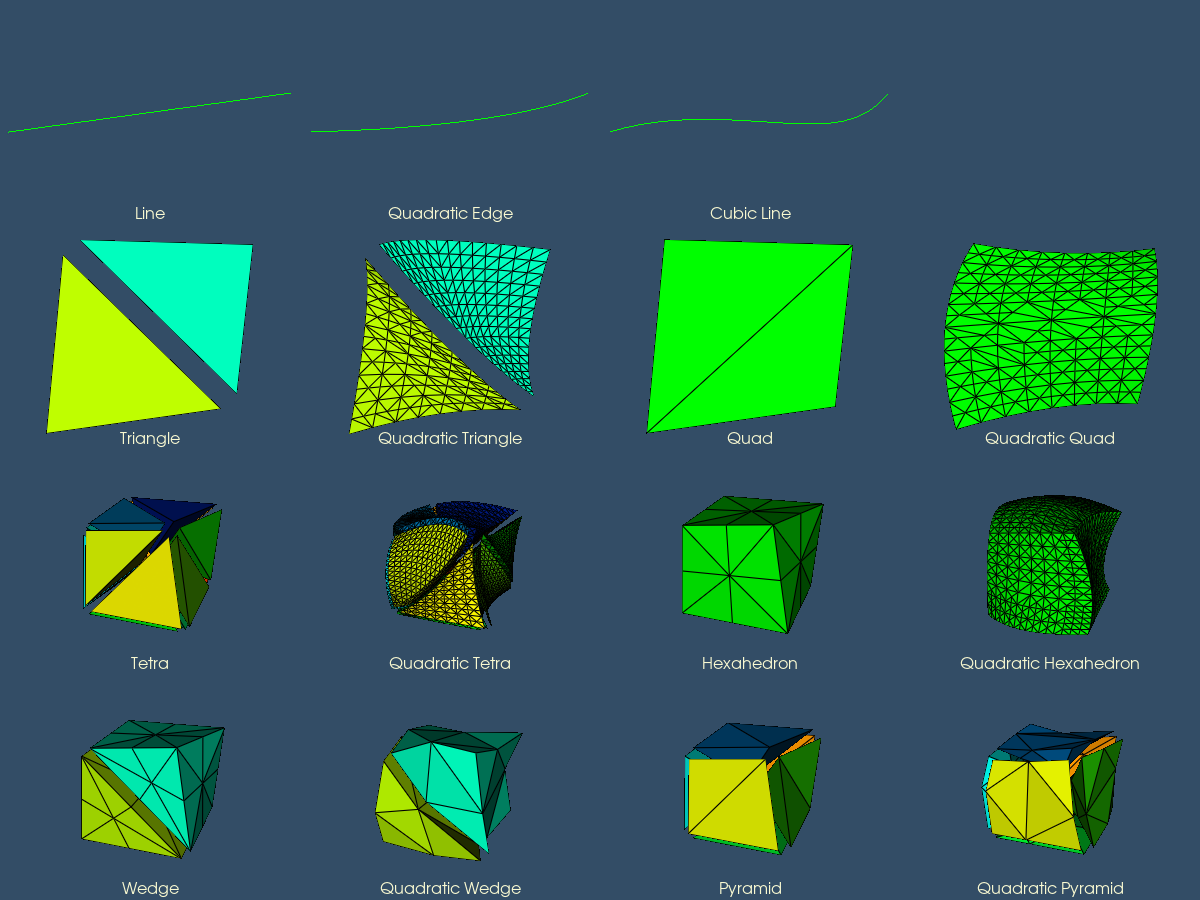

This figure's Python source:
#!/usr/bin/env python

# Demonstrate vtkCellTypeSource for all supported cell types: 1D lines,
# 2D triangles and quads, and 3D tetrahedra, hexahedra, wedges, and
# pyramids — both linear and quadratic variants. Each cell is generated,
# perturbed, shrunk, tessellated, and displayed in a labeled 4×4 grid
# of viewports, each with its own renderer.

# Factory overrides: importing these modules registers the OpenGL rendering,
# FreeType text rendering, and interaction style implementations.
import vtkmodules.vtkInteractionStyle  # noqa: F401
import vtkmodules.vtkRenderingFreeType  # noqa: F401
import vtkmodules.vtkRenderingOpenGL2  # noqa: F401
# VTK pipeline classes used in this example
from vtkmodules.vtkCommonCore import (
    vtkIntArray,
    vtkMinimalStandardRandomSequence,
    vtkPoints,
)
from vtkmodules.vtkCommonDataModel import (
    VTK_CUBIC_LINE,
    VTK_HEXAHEDRON,
    VTK_LINE,
    VTK_PYRAMID,
    VTK_QUAD,
    VTK_QUADRATIC_EDGE,
    VTK_QUADRATIC_HEXAHEDRON,
    VTK_QUADRATIC_PYRAMID,
    VTK_QUADRATIC_QUAD,
    VTK_QUADRATIC_TETRA,
    VTK_QUADRATIC_TRIANGLE,
    VTK_QUADRATIC_WEDGE,
    VTK_TETRA,
    VTK_TRIANGLE,
    VTK_WEDGE,
)
from vtkmodules.vtkFiltersGeneral import (
    vtkShrinkFilter,
    vtkTessellatorFilter,
)
from vtkmodules.vtkFiltersSources import vtkCellTypeSource
from vtkmodules.vtkRenderingCore import (
    vtkActor,
    vtkTextActor,
    vtkDataSetMapper,
    vtkRenderWindow,
    vtkRenderWindowInteractor,
    vtkRenderer,
)

# Colors (normalized RGB)
dark_blue_background_rgb = (0.2, 0.302, 0.4)

# ---------------------------------------------------------------------------
# Viewport grid: 4 columns × 4 rows, 15 cell types fill positions 0–14
#   Row 0 (top):    1D — Line, Quadratic Edge, Cubic Line, (empty)
#   Row 1:          2D — Triangle, Quadratic Triangle, Quad, Quadratic Quad
#   Row 2:          3D — Tetra, Quadratic Tetra, Hexahedron, Quadratic Hexahedron
#   Row 3 (bottom): 3D — Wedge, Quadratic Wedge, Pyramid, Quadratic Pyramid
# ---------------------------------------------------------------------------

# --- Row 0, Col 0: Line — Source, Filter, Mapper, Actor -------------------
line_source = vtkCellTypeSource()
line_source.SetCellType(VTK_LINE)
line_source.Update()

line_original_points = line_source.GetOutput().GetPoints()
line_points = vtkPoints()
line_points.SetNumberOfPoints(line_source.GetOutput().GetNumberOfPoints())
line_rng = vtkMinimalStandardRandomSequence()
line_rng.SetSeed(5070)
for i in range(line_points.GetNumberOfPoints()):
    line_perturbation = [0.0, 0.0, 0.0]
    for j in range(3):
        line_rng.Next()
        line_perturbation[j] = line_rng.GetRangeValue(-0.1, 0.1)
    line_current = [0.0, 0.0, 0.0]
    line_original_points.GetPoint(i, line_current)
    line_points.SetPoint(i,
                         line_current[0] + line_perturbation[0],
                         line_current[1] + line_perturbation[1],
                         line_current[2] + line_perturbation[2])
line_source.GetOutput().SetPoints(line_points)

line_num_cells = line_source.GetOutput().GetNumberOfCells()
line_id_array = vtkIntArray()
line_id_array.SetNumberOfTuples(line_num_cells)
for i in range(line_num_cells):
    line_id_array.InsertTuple1(i, i + 1)
line_id_array.SetName("Ids")
line_source.GetOutput().GetCellData().AddArray(line_id_array)
line_source.GetOutput().GetCellData().SetActiveScalars("Ids")

line_shrink = vtkShrinkFilter()
line_shrink.SetInputConnection(line_source.GetOutputPort())
line_shrink.SetShrinkFactor(0.8)

line_tessellator = vtkTessellatorFilter()
line_tessellator.SetInputConnection(line_shrink.GetOutputPort())
line_tessellator.SetMaximumNumberOfSubdivisions(3)

line_mapper = vtkDataSetMapper()
line_mapper.SetInputConnection(line_tessellator.GetOutputPort())
line_mapper.SetScalarRange(0, line_num_cells + 1)
line_mapper.SetScalarModeToUseCellData()
line_mapper.SetResolveCoincidentTopologyToPolygonOffset()

line_actor = vtkActor()
line_actor.SetMapper(line_mapper)
line_actor.GetProperty().EdgeVisibilityOn()

line_text_actor = vtkTextActor()
line_text_actor.SetInput("Line")
line_text_actor.GetTextProperty().SetFontSize(16)
line_text_actor.GetTextProperty().SetColor(0.98, 0.98, 0.82)
line_text_actor.GetTextProperty().SetJustificationToCentered()
line_text_actor.GetPositionCoordinate().SetCoordinateSystemToNormalizedViewport()
line_text_actor.SetPosition(0.5, 0.01)

# --- Row 0, Col 1: Quadratic Edge — Source, Filter, Mapper, Actor ---------
quad_edge_source = vtkCellTypeSource()
quad_edge_source.SetCellType(VTK_QUADRATIC_EDGE)
quad_edge_source.Update()

quad_edge_original_points = quad_edge_source.GetOutput().GetPoints()
quad_edge_points = vtkPoints()
quad_edge_points.SetNumberOfPoints(quad_edge_source.GetOutput().GetNumberOfPoints())
quad_edge_rng = vtkMinimalStandardRandomSequence()
quad_edge_rng.SetSeed(5070)
for i in range(quad_edge_points.GetNumberOfPoints()):
    quad_edge_perturbation = [0.0, 0.0, 0.0]
    for j in range(3):
        quad_edge_rng.Next()
        quad_edge_perturbation[j] = quad_edge_rng.GetRangeValue(-0.1, 0.1)
    quad_edge_current = [0.0, 0.0, 0.0]
    quad_edge_original_points.GetPoint(i, quad_edge_current)
    quad_edge_points.SetPoint(i,
                              quad_edge_current[0] + quad_edge_perturbation[0],
                              quad_edge_current[1] + quad_edge_perturbation[1],
                              quad_edge_current[2] + quad_edge_perturbation[2])
quad_edge_source.GetOutput().SetPoints(quad_edge_points)

quad_edge_num_cells = quad_edge_source.GetOutput().GetNumberOfCells()
quad_edge_id_array = vtkIntArray()
quad_edge_id_array.SetNumberOfTuples(quad_edge_num_cells)
for i in range(quad_edge_num_cells):
    quad_edge_id_array.InsertTuple1(i, i + 1)
quad_edge_id_array.SetName("Ids")
quad_edge_source.GetOutput().GetCellData().AddArray(quad_edge_id_array)
quad_edge_source.GetOutput().GetCellData().SetActiveScalars("Ids")

quad_edge_shrink = vtkShrinkFilter()
quad_edge_shrink.SetInputConnection(quad_edge_source.GetOutputPort())
quad_edge_shrink.SetShrinkFactor(0.8)

quad_edge_tessellator = vtkTessellatorFilter()
quad_edge_tessellator.SetInputConnection(quad_edge_shrink.GetOutputPort())
quad_edge_tessellator.SetMaximumNumberOfSubdivisions(3)

quad_edge_mapper = vtkDataSetMapper()
quad_edge_mapper.SetInputConnection(quad_edge_tessellator.GetOutputPort())
quad_edge_mapper.SetScalarRange(0, quad_edge_num_cells + 1)
quad_edge_mapper.SetScalarModeToUseCellData()
quad_edge_mapper.SetResolveCoincidentTopologyToPolygonOffset()

quad_edge_actor = vtkActor()
quad_edge_actor.SetMapper(quad_edge_mapper)
quad_edge_actor.GetProperty().EdgeVisibilityOn()

quad_edge_text_actor = vtkTextActor()
quad_edge_text_actor.SetInput("Quadratic Edge")
quad_edge_text_actor.GetTextProperty().SetFontSize(16)
quad_edge_text_actor.GetTextProperty().SetColor(0.98, 0.98, 0.82)
quad_edge_text_actor.GetTextProperty().SetJustificationToCentered()
quad_edge_text_actor.GetPositionCoordinate().SetCoordinateSystemToNormalizedViewport()
quad_edge_text_actor.SetPosition(0.5, 0.01)

# --- Row 0, Col 2: Cubic Line — Source, Filter, Mapper, Actor -------------
cubic_line_source = vtkCellTypeSource()
cubic_line_source.SetCellType(VTK_CUBIC_LINE)
cubic_line_source.Update()

cubic_line_original_points = cubic_line_source.GetOutput().GetPoints()
cubic_line_points = vtkPoints()
cubic_line_points.SetNumberOfPoints(cubic_line_source.GetOutput().GetNumberOfPoints())
cubic_line_rng = vtkMinimalStandardRandomSequence()
cubic_line_rng.SetSeed(5070)
for i in range(cubic_line_points.GetNumberOfPoints()):
    cubic_line_perturbation = [0.0, 0.0, 0.0]
    for j in range(3):
        cubic_line_rng.Next()
        cubic_line_perturbation[j] = cubic_line_rng.GetRangeValue(-0.1, 0.1)
    cubic_line_current = [0.0, 0.0, 0.0]
    cubic_line_original_points.GetPoint(i, cubic_line_current)
    cubic_line_points.SetPoint(i,
                               cubic_line_current[0] + cubic_line_perturbation[0],
                               cubic_line_current[1] + cubic_line_perturbation[1],
                               cubic_line_current[2] + cubic_line_perturbation[2])
cubic_line_source.GetOutput().SetPoints(cubic_line_points)

cubic_line_num_cells = cubic_line_source.GetOutput().GetNumberOfCells()
cubic_line_id_array = vtkIntArray()
cubic_line_id_array.SetNumberOfTuples(cubic_line_num_cells)
for i in range(cubic_line_num_cells):
    cubic_line_id_array.InsertTuple1(i, i + 1)
cubic_line_id_array.SetName("Ids")
cubic_line_source.GetOutput().GetCellData().AddArray(cubic_line_id_array)
cubic_line_source.GetOutput().GetCellData().SetActiveScalars("Ids")

cubic_line_shrink = vtkShrinkFilter()
cubic_line_shrink.SetInputConnection(cubic_line_source.GetOutputPort())
cubic_line_shrink.SetShrinkFactor(0.8)

cubic_line_tessellator = vtkTessellatorFilter()
cubic_line_tessellator.SetInputConnection(cubic_line_shrink.GetOutputPort())
cubic_line_tessellator.SetMaximumNumberOfSubdivisions(3)

cubic_line_mapper = vtkDataSetMapper()
cubic_line_mapper.SetInputConnection(cubic_line_tessellator.GetOutputPort())
cubic_line_mapper.SetScalarRange(0, cubic_line_num_cells + 1)
cubic_line_mapper.SetScalarModeToUseCellData()
cubic_line_mapper.SetResolveCoincidentTopologyToPolygonOffset()

cubic_line_actor = vtkActor()
cubic_line_actor.SetMapper(cubic_line_mapper)
cubic_line_actor.GetProperty().EdgeVisibilityOn()

cubic_line_text_actor = vtkTextActor()
cubic_line_text_actor.SetInput("Cubic Line")
cubic_line_text_actor.GetTextProperty().SetFontSize(16)
cubic_line_text_actor.GetTextProperty().SetColor(0.98, 0.98, 0.82)
cubic_line_text_actor.GetTextProperty().SetJustificationToCentered()
cubic_line_text_actor.GetPositionCoordinate().SetCoordinateSystemToNormalizedViewport()
cubic_line_text_actor.SetPosition(0.5, 0.01)

# --- Row 1, Col 0: Triangle — Source, Filter, Mapper, Actor ---------------
triangle_source = vtkCellTypeSource()
triangle_source.SetCellType(VTK_TRIANGLE)
triangle_source.Update()

triangle_original_points = triangle_source.GetOutput().GetPoints()
triangle_points = vtkPoints()
triangle_points.SetNumberOfPoints(triangle_source.GetOutput().GetNumberOfPoints())
triangle_rng = vtkMinimalStandardRandomSequence()
triangle_rng.SetSeed(5070)
for i in range(triangle_points.GetNumberOfPoints()):
    triangle_perturbation = [0.0, 0.0, 0.0]
    for j in range(3):
        triangle_rng.Next()
        triangle_perturbation[j] = triangle_rng.GetRangeValue(-0.1, 0.1)
    triangle_current = [0.0, 0.0, 0.0]
    triangle_original_points.GetPoint(i, triangle_current)
    triangle_points.SetPoint(i,
                             triangle_current[0] + triangle_perturbation[0],
                             triangle_current[1] + triangle_perturbation[1],
                             triangle_current[2] + triangle_perturbation[2])
triangle_source.GetOutput().SetPoints(triangle_points)

triangle_num_cells = triangle_source.GetOutput().GetNumberOfCells()
triangle_id_array = vtkIntArray()
triangle_id_array.SetNumberOfTuples(triangle_num_cells)
for i in range(triangle_num_cells):
    triangle_id_array.InsertTuple1(i, i + 1)
triangle_id_array.SetName("Ids")
triangle_source.GetOutput().GetCellData().AddArray(triangle_id_array)
triangle_source.GetOutput().GetCellData().SetActiveScalars("Ids")

triangle_shrink = vtkShrinkFilter()
triangle_shrink.SetInputConnection(triangle_source.GetOutputPort())
triangle_shrink.SetShrinkFactor(0.8)

triangle_tessellator = vtkTessellatorFilter()
triangle_tessellator.SetInputConnection(triangle_shrink.GetOutputPort())
triangle_tessellator.SetMaximumNumberOfSubdivisions(3)

triangle_mapper = vtkDataSetMapper()
triangle_mapper.SetInputConnection(triangle_tessellator.GetOutputPort())
triangle_mapper.SetScalarRange(0, triangle_num_cells + 1)
triangle_mapper.SetScalarModeToUseCellData()
triangle_mapper.SetResolveCoincidentTopologyToPolygonOffset()

triangle_actor = vtkActor()
triangle_actor.SetMapper(triangle_mapper)
triangle_actor.GetProperty().EdgeVisibilityOn()

triangle_text_actor = vtkTextActor()
triangle_text_actor.SetInput("Triangle")
triangle_text_actor.GetTextProperty().SetFontSize(16)
triangle_text_actor.GetTextProperty().SetColor(0.98, 0.98, 0.82)
triangle_text_actor.GetTextProperty().SetJustificationToCentered()
triangle_text_actor.GetPositionCoordinate().SetCoordinateSystemToNormalizedViewport()
triangle_text_actor.SetPosition(0.5, 0.01)

# --- Row 1, Col 1: Quadratic Triangle — Source, Filter, Mapper, Actor -----
quad_tri_source = vtkCellTypeSource()
quad_tri_source.SetCellType(VTK_QUADRATIC_TRIANGLE)
quad_tri_source.Update()

quad_tri_original_points = quad_tri_source.GetOutput().GetPoints()
quad_tri_points = vtkPoints()
quad_tri_points.SetNumberOfPoints(quad_tri_source.GetOutput().GetNumberOfPoints())
quad_tri_rng = vtkMinimalStandardRandomSequence()
quad_tri_rng.SetSeed(5070)
for i in range(quad_tri_points.GetNumberOfPoints()):
    quad_tri_perturbation = [0.0, 0.0, 0.0]
    for j in range(3):
        quad_tri_rng.Next()
        quad_tri_perturbation[j] = quad_tri_rng.GetRangeValue(-0.1, 0.1)
    quad_tri_current = [0.0, 0.0, 0.0]
    quad_tri_original_points.GetPoint(i, quad_tri_current)
    quad_tri_points.SetPoint(i,
                             quad_tri_current[0] + quad_tri_perturbation[0],
                             quad_tri_current[1] + quad_tri_perturbation[1],
                             quad_tri_current[2] + quad_tri_perturbation[2])
quad_tri_source.GetOutput().SetPoints(quad_tri_points)

quad_tri_num_cells = quad_tri_source.GetOutput().GetNumberOfCells()
quad_tri_id_array = vtkIntArray()
quad_tri_id_array.SetNumberOfTuples(quad_tri_num_cells)
for i in range(quad_tri_num_cells):
    quad_tri_id_array.InsertTuple1(i, i + 1)
quad_tri_id_array.SetName("Ids")
quad_tri_source.GetOutput().GetCellData().AddArray(quad_tri_id_array)
quad_tri_source.GetOutput().GetCellData().SetActiveScalars("Ids")

quad_tri_shrink = vtkShrinkFilter()
quad_tri_shrink.SetInputConnection(quad_tri_source.GetOutputPort())
quad_tri_shrink.SetShrinkFactor(0.8)

quad_tri_tessellator = vtkTessellatorFilter()
quad_tri_tessellator.SetInputConnection(quad_tri_shrink.GetOutputPort())
quad_tri_tessellator.SetMaximumNumberOfSubdivisions(3)

quad_tri_mapper = vtkDataSetMapper()
quad_tri_mapper.SetInputConnection(quad_tri_tessellator.GetOutputPort())
quad_tri_mapper.SetScalarRange(0, quad_tri_num_cells + 1)
quad_tri_mapper.SetScalarModeToUseCellData()
quad_tri_mapper.SetResolveCoincidentTopologyToPolygonOffset()

quad_tri_actor = vtkActor()
quad_tri_actor.SetMapper(quad_tri_mapper)
quad_tri_actor.GetProperty().EdgeVisibilityOn()

quad_tri_text_actor = vtkTextActor()
quad_tri_text_actor.SetInput("Quadratic Triangle")
quad_tri_text_actor.GetTextProperty().SetFontSize(16)
quad_tri_text_actor.GetTextProperty().SetColor(0.98, 0.98, 0.82)
quad_tri_text_actor.GetTextProperty().SetJustificationToCentered()
quad_tri_text_actor.GetPositionCoordinate().SetCoordinateSystemToNormalizedViewport()
quad_tri_text_actor.SetPosition(0.5, 0.01)

# --- Row 1, Col 2: Quad — Source, Filter, Mapper, Actor -------------------
quad_source = vtkCellTypeSource()
quad_source.SetCellType(VTK_QUAD)
quad_source.Update()

quad_original_points = quad_source.GetOutput().GetPoints()
quad_points = vtkPoints()
quad_points.SetNumberOfPoints(quad_source.GetOutput().GetNumberOfPoints())
quad_rng = vtkMinimalStandardRandomSequence()
quad_rng.SetSeed(5070)
for i in range(quad_points.GetNumberOfPoints()):
    quad_perturbation = [0.0, 0.0, 0.0]
    for j in range(3):
        quad_rng.Next()
        quad_perturbation[j] = quad_rng.GetRangeValue(-0.1, 0.1)
    quad_current = [0.0, 0.0, 0.0]
    quad_original_points.GetPoint(i, quad_current)
    quad_points.SetPoint(i,
                         quad_current[0] + quad_perturbation[0],
                         quad_current[1] + quad_perturbation[1],
                         quad_current[2] + quad_perturbation[2])
quad_source.GetOutput().SetPoints(quad_points)

quad_num_cells = quad_source.GetOutput().GetNumberOfCells()
quad_id_array = vtkIntArray()
quad_id_array.SetNumberOfTuples(quad_num_cells)
for i in range(quad_num_cells):
    quad_id_array.InsertTuple1(i, i + 1)
quad_id_array.SetName("Ids")
quad_source.GetOutput().GetCellData().AddArray(quad_id_array)
quad_source.GetOutput().GetCellData().SetActiveScalars("Ids")

quad_shrink = vtkShrinkFilter()
quad_shrink.SetInputConnection(quad_source.GetOutputPort())
quad_shrink.SetShrinkFactor(0.8)

quad_tessellator = vtkTessellatorFilter()
quad_tessellator.SetInputConnection(quad_shrink.GetOutputPort())
quad_tessellator.SetMaximumNumberOfSubdivisions(3)

quad_mapper = vtkDataSetMapper()
quad_mapper.SetInputConnection(quad_tessellator.GetOutputPort())
quad_mapper.SetScalarRange(0, quad_num_cells + 1)
quad_mapper.SetScalarModeToUseCellData()
quad_mapper.SetResolveCoincidentTopologyToPolygonOffset()

quad_actor = vtkActor()
quad_actor.SetMapper(quad_mapper)
quad_actor.GetProperty().EdgeVisibilityOn()

quad_text_actor = vtkTextActor()
quad_text_actor.SetInput("Quad")
quad_text_actor.GetTextProperty().SetFontSize(16)
quad_text_actor.GetTextProperty().SetColor(0.98, 0.98, 0.82)
quad_text_actor.GetTextProperty().SetJustificationToCentered()
quad_text_actor.GetPositionCoordinate().SetCoordinateSystemToNormalizedViewport()
quad_text_actor.SetPosition(0.5, 0.01)

# --- Row 1, Col 3: Quadratic Quad — Source, Filter, Mapper, Actor ---------
quad_quad_source = vtkCellTypeSource()
quad_quad_source.SetCellType(VTK_QUADRATIC_QUAD)
quad_quad_source.Update()

quad_quad_original_points = quad_quad_source.GetOutput().GetPoints()
quad_quad_points = vtkPoints()
quad_quad_points.SetNumberOfPoints(quad_quad_source.GetOutput().GetNumberOfPoints())
quad_quad_rng = vtkMinimalStandardRandomSequence()
quad_quad_rng.SetSeed(5070)
for i in range(quad_quad_points.GetNumberOfPoints()):
    quad_quad_perturbation = [0.0, 0.0, 0.0]
    for j in range(3):
        quad_quad_rng.Next()
        quad_quad_perturbation[j] = quad_quad_rng.GetRangeValue(-0.1, 0.1)
    quad_quad_current = [0.0, 0.0, 0.0]
    quad_quad_original_points.GetPoint(i, quad_quad_current)
    quad_quad_points.SetPoint(i,
                              quad_quad_current[0] + quad_quad_perturbation[0],
                              quad_quad_current[1] + quad_quad_perturbation[1],
                              quad_quad_current[2] + quad_quad_perturbation[2])
quad_quad_source.GetOutput().SetPoints(quad_quad_points)

quad_quad_num_cells = quad_quad_source.GetOutput().GetNumberOfCells()
quad_quad_id_array = vtkIntArray()
quad_quad_id_array.SetNumberOfTuples(quad_quad_num_cells)
for i in range(quad_quad_num_cells):
    quad_quad_id_array.InsertTuple1(i, i + 1)
quad_quad_id_array.SetName("Ids")
quad_quad_source.GetOutput().GetCellData().AddArray(quad_quad_id_array)
quad_quad_source.GetOutput().GetCellData().SetActiveScalars("Ids")

quad_quad_shrink = vtkShrinkFilter()
quad_quad_shrink.SetInputConnection(quad_quad_source.GetOutputPort())
quad_quad_shrink.SetShrinkFactor(0.8)

quad_quad_tessellator = vtkTessellatorFilter()
quad_quad_tessellator.SetInputConnection(quad_quad_shrink.GetOutputPort())
quad_quad_tessellator.SetMaximumNumberOfSubdivisions(3)

quad_quad_mapper = vtkDataSetMapper()
quad_quad_mapper.SetInputConnection(quad_quad_tessellator.GetOutputPort())
quad_quad_mapper.SetScalarRange(0, quad_quad_num_cells + 1)
quad_quad_mapper.SetScalarModeToUseCellData()
quad_quad_mapper.SetResolveCoincidentTopologyToPolygonOffset()

quad_quad_actor = vtkActor()
quad_quad_actor.SetMapper(quad_quad_mapper)
quad_quad_actor.GetProperty().EdgeVisibilityOn()

quad_quad_text_actor = vtkTextActor()
quad_quad_text_actor.SetInput("Quadratic Quad")
quad_quad_text_actor.GetTextProperty().SetFontSize(16)
quad_quad_text_actor.GetTextProperty().SetColor(0.98, 0.98, 0.82)
quad_quad_text_actor.GetTextProperty().SetJustificationToCentered()
quad_quad_text_actor.GetPositionCoordinate().SetCoordinateSystemToNormalizedViewport()
quad_quad_text_actor.SetPosition(0.5, 0.01)

# --- Row 2, Col 0: Tetra — Source, Filter, Mapper, Actor ------------------
tetra_source = vtkCellTypeSource()
tetra_source.SetCellType(VTK_TETRA)
tetra_source.Update()

tetra_original_points = tetra_source.GetOutput().GetPoints()
tetra_points = vtkPoints()
tetra_points.SetNumberOfPoints(tetra_source.GetOutput().GetNumberOfPoints())
tetra_rng = vtkMinimalStandardRandomSequence()
tetra_rng.SetSeed(5070)
for i in range(tetra_points.GetNumberOfPoints()):
    tetra_perturbation = [0.0, 0.0, 0.0]
    for j in range(3):
        tetra_rng.Next()
        tetra_perturbation[j] = tetra_rng.GetRangeValue(-0.1, 0.1)
    tetra_current = [0.0, 0.0, 0.0]
    tetra_original_points.GetPoint(i, tetra_current)
    tetra_points.SetPoint(i,
                          tetra_current[0] + tetra_perturbation[0],
                          tetra_current[1] + tetra_perturbation[1],
                          tetra_current[2] + tetra_perturbation[2])
tetra_source.GetOutput().SetPoints(tetra_points)

tetra_num_cells = tetra_source.GetOutput().GetNumberOfCells()
tetra_id_array = vtkIntArray()
tetra_id_array.SetNumberOfTuples(tetra_num_cells)
for i in range(tetra_num_cells):
    tetra_id_array.InsertTuple1(i, i + 1)
tetra_id_array.SetName("Ids")
tetra_source.GetOutput().GetCellData().AddArray(tetra_id_array)
tetra_source.GetOutput().GetCellData().SetActiveScalars("Ids")

tetra_shrink = vtkShrinkFilter()
tetra_shrink.SetInputConnection(tetra_source.GetOutputPort())
tetra_shrink.SetShrinkFactor(0.8)

tetra_tessellator = vtkTessellatorFilter()
tetra_tessellator.SetInputConnection(tetra_shrink.GetOutputPort())
tetra_tessellator.SetMaximumNumberOfSubdivisions(3)

tetra_mapper = vtkDataSetMapper()
tetra_mapper.SetInputConnection(tetra_tessellator.GetOutputPort())
tetra_mapper.SetScalarRange(0, tetra_num_cells + 1)
tetra_mapper.SetScalarModeToUseCellData()
tetra_mapper.SetResolveCoincidentTopologyToPolygonOffset()

tetra_actor = vtkActor()
tetra_actor.SetMapper(tetra_mapper)
tetra_actor.GetProperty().EdgeVisibilityOn()
tetra_actor.RotateX(20.0)
tetra_actor.RotateY(-20.0)

tetra_text_actor = vtkTextActor()
tetra_text_actor.SetInput("Tetra")
tetra_text_actor.GetTextProperty().SetFontSize(16)
tetra_text_actor.GetTextProperty().SetColor(0.98, 0.98, 0.82)
tetra_text_actor.GetTextProperty().SetJustificationToCentered()
tetra_text_actor.GetPositionCoordinate().SetCoordinateSystemToNormalizedViewport()
tetra_text_actor.SetPosition(0.5, 0.01)

# --- Row 2, Col 1: Quadratic Tetra — Source, Filter, Mapper, Actor --------
quad_tetra_source = vtkCellTypeSource()
quad_tetra_source.SetCellType(VTK_QUADRATIC_TETRA)
quad_tetra_source.Update()

quad_tetra_original_points = quad_tetra_source.GetOutput().GetPoints()
quad_tetra_points = vtkPoints()
quad_tetra_points.SetNumberOfPoints(quad_tetra_source.GetOutput().GetNumberOfPoints())
quad_tetra_rng = vtkMinimalStandardRandomSequence()
quad_tetra_rng.SetSeed(5070)
for i in range(quad_tetra_points.GetNumberOfPoints()):
    quad_tetra_perturbation = [0.0, 0.0, 0.0]
    for j in range(3):
        quad_tetra_rng.Next()
        quad_tetra_perturbation[j] = quad_tetra_rng.GetRangeValue(-0.1, 0.1)
    quad_tetra_current = [0.0, 0.0, 0.0]
    quad_tetra_original_points.GetPoint(i, quad_tetra_current)
    quad_tetra_points.SetPoint(i,
                               quad_tetra_current[0] + quad_tetra_perturbation[0],
                               quad_tetra_current[1] + quad_tetra_perturbation[1],
                               quad_tetra_current[2] + quad_tetra_perturbation[2])
quad_tetra_source.GetOutput().SetPoints(quad_tetra_points)

quad_tetra_num_cells = quad_tetra_source.GetOutput().GetNumberOfCells()
quad_tetra_id_array = vtkIntArray()
quad_tetra_id_array.SetNumberOfTuples(quad_tetra_num_cells)
for i in range(quad_tetra_num_cells):
    quad_tetra_id_array.InsertTuple1(i, i + 1)
quad_tetra_id_array.SetName("Ids")
quad_tetra_source.GetOutput().GetCellData().AddArray(quad_tetra_id_array)
quad_tetra_source.GetOutput().GetCellData().SetActiveScalars("Ids")

quad_tetra_shrink = vtkShrinkFilter()
quad_tetra_shrink.SetInputConnection(quad_tetra_source.GetOutputPort())
quad_tetra_shrink.SetShrinkFactor(0.8)

quad_tetra_tessellator = vtkTessellatorFilter()
quad_tetra_tessellator.SetInputConnection(quad_tetra_shrink.GetOutputPort())
quad_tetra_tessellator.SetMaximumNumberOfSubdivisions(3)

quad_tetra_mapper = vtkDataSetMapper()
quad_tetra_mapper.SetInputConnection(quad_tetra_tessellator.GetOutputPort())
quad_tetra_mapper.SetScalarRange(0, quad_tetra_num_cells + 1)
quad_tetra_mapper.SetScalarModeToUseCellData()
quad_tetra_mapper.SetResolveCoincidentTopologyToPolygonOffset()

quad_tetra_actor = vtkActor()
quad_tetra_actor.SetMapper(quad_tetra_mapper)
quad_tetra_actor.GetProperty().EdgeVisibilityOn()
quad_tetra_actor.RotateX(20.0)
quad_tetra_actor.RotateY(-20.0)

quad_tetra_text_actor = vtkTextActor()
quad_tetra_text_actor.SetInput("Quadratic Tetra")
quad_tetra_text_actor.GetTextProperty().SetFontSize(16)
quad_tetra_text_actor.GetTextProperty().SetColor(0.98, 0.98, 0.82)
quad_tetra_text_actor.GetTextProperty().SetJustificationToCentered()
quad_tetra_text_actor.GetPositionCoordinate().SetCoordinateSystemToNormalizedViewport()
quad_tetra_text_actor.SetPosition(0.5, 0.01)

# --- Row 2, Col 2: Hexahedron — Source, Filter, Mapper, Actor -------------
hex_source = vtkCellTypeSource()
hex_source.SetCellType(VTK_HEXAHEDRON)
hex_source.Update()

hex_original_points = hex_source.GetOutput().GetPoints()
hex_points = vtkPoints()
hex_points.SetNumberOfPoints(hex_source.GetOutput().GetNumberOfPoints())
hex_rng = vtkMinimalStandardRandomSequence()
hex_rng.SetSeed(5070)
for i in range(hex_points.GetNumberOfPoints()):
    hex_perturbation = [0.0, 0.0, 0.0]
    for j in range(3):
        hex_rng.Next()
        hex_perturbation[j] = hex_rng.GetRangeValue(-0.1, 0.1)
    hex_current = [0.0, 0.0, 0.0]
    hex_original_points.GetPoint(i, hex_current)
    hex_points.SetPoint(i,
                        hex_current[0] + hex_perturbation[0],
                        hex_current[1] + hex_perturbation[1],
                        hex_current[2] + hex_perturbation[2])
hex_source.GetOutput().SetPoints(hex_points)

hex_num_cells = hex_source.GetOutput().GetNumberOfCells()
hex_id_array = vtkIntArray()
hex_id_array.SetNumberOfTuples(hex_num_cells)
for i in range(hex_num_cells):
    hex_id_array.InsertTuple1(i, i + 1)
hex_id_array.SetName("Ids")
hex_source.GetOutput().GetCellData().AddArray(hex_id_array)
hex_source.GetOutput().GetCellData().SetActiveScalars("Ids")

hex_shrink = vtkShrinkFilter()
hex_shrink.SetInputConnection(hex_source.GetOutputPort())
hex_shrink.SetShrinkFactor(0.8)

hex_tessellator = vtkTessellatorFilter()
hex_tessellator.SetInputConnection(hex_shrink.GetOutputPort())
hex_tessellator.SetMaximumNumberOfSubdivisions(3)

hex_mapper = vtkDataSetMapper()
hex_mapper.SetInputConnection(hex_tessellator.GetOutputPort())
hex_mapper.SetScalarRange(0, hex_num_cells + 1)
hex_mapper.SetScalarModeToUseCellData()
hex_mapper.SetResolveCoincidentTopologyToPolygonOffset()

hex_actor = vtkActor()
hex_actor.SetMapper(hex_mapper)
hex_actor.GetProperty().EdgeVisibilityOn()
hex_actor.RotateX(20.0)
hex_actor.RotateY(-20.0)

hex_text_actor = vtkTextActor()
hex_text_actor.SetInput("Hexahedron")
hex_text_actor.GetTextProperty().SetFontSize(16)
hex_text_actor.GetTextProperty().SetColor(0.98, 0.98, 0.82)
hex_text_actor.GetTextProperty().SetJustificationToCentered()
hex_text_actor.GetPositionCoordinate().SetCoordinateSystemToNormalizedViewport()
hex_text_actor.SetPosition(0.5, 0.01)

# --- Row 2, Col 3: Quadratic Hexahedron — Source, Filter, Mapper, Actor ---
quad_hex_source = vtkCellTypeSource()
quad_hex_source.SetCellType(VTK_QUADRATIC_HEXAHEDRON)
quad_hex_source.Update()

quad_hex_original_points = quad_hex_source.GetOutput().GetPoints()
quad_hex_points = vtkPoints()
quad_hex_points.SetNumberOfPoints(quad_hex_source.GetOutput().GetNumberOfPoints())
quad_hex_rng = vtkMinimalStandardRandomSequence()
quad_hex_rng.SetSeed(5070)
for i in range(quad_hex_points.GetNumberOfPoints()):
    quad_hex_perturbation = [0.0, 0.0, 0.0]
    for j in range(3):
        quad_hex_rng.Next()
        quad_hex_perturbation[j] = quad_hex_rng.GetRangeValue(-0.1, 0.1)
    quad_hex_current = [0.0, 0.0, 0.0]
    quad_hex_original_points.GetPoint(i, quad_hex_current)
    quad_hex_points.SetPoint(i,
                             quad_hex_current[0] + quad_hex_perturbation[0],
                             quad_hex_current[1] + quad_hex_perturbation[1],
                             quad_hex_current[2] + quad_hex_perturbation[2])
quad_hex_source.GetOutput().SetPoints(quad_hex_points)

quad_hex_num_cells = quad_hex_source.GetOutput().GetNumberOfCells()
quad_hex_id_array = vtkIntArray()
quad_hex_id_array.SetNumberOfTuples(quad_hex_num_cells)
for i in range(quad_hex_num_cells):
    quad_hex_id_array.InsertTuple1(i, i + 1)
quad_hex_id_array.SetName("Ids")
quad_hex_source.GetOutput().GetCellData().AddArray(quad_hex_id_array)
quad_hex_source.GetOutput().GetCellData().SetActiveScalars("Ids")

quad_hex_shrink = vtkShrinkFilter()
quad_hex_shrink.SetInputConnection(quad_hex_source.GetOutputPort())
quad_hex_shrink.SetShrinkFactor(0.8)

quad_hex_tessellator = vtkTessellatorFilter()
quad_hex_tessellator.SetInputConnection(quad_hex_shrink.GetOutputPort())
quad_hex_tessellator.SetMaximumNumberOfSubdivisions(3)

quad_hex_mapper = vtkDataSetMapper()
quad_hex_mapper.SetInputConnection(quad_hex_tessellator.GetOutputPort())
quad_hex_mapper.SetScalarRange(0, quad_hex_num_cells + 1)
quad_hex_mapper.SetScalarModeToUseCellData()
quad_hex_mapper.SetResolveCoincidentTopologyToPolygonOffset()

quad_hex_actor = vtkActor()
quad_hex_actor.SetMapper(quad_hex_mapper)
quad_hex_actor.GetProperty().EdgeVisibilityOn()
quad_hex_actor.RotateX(20.0)
quad_hex_actor.RotateY(-20.0)

quad_hex_text_actor = vtkTextActor()
quad_hex_text_actor.SetInput("Quadratic Hexahedron")
quad_hex_text_actor.GetTextProperty().SetFontSize(16)
quad_hex_text_actor.GetTextProperty().SetColor(0.98, 0.98, 0.82)
quad_hex_text_actor.GetTextProperty().SetJustificationToCentered()
quad_hex_text_actor.GetPositionCoordinate().SetCoordinateSystemToNormalizedViewport()
quad_hex_text_actor.SetPosition(0.5, 0.01)

# --- Row 3, Col 0: Wedge — Source, Filter, Mapper, Actor ------------------
wedge_source = vtkCellTypeSource()
wedge_source.SetCellType(VTK_WEDGE)
wedge_source.Update()

wedge_original_points = wedge_source.GetOutput().GetPoints()
wedge_points = vtkPoints()
wedge_points.SetNumberOfPoints(wedge_source.GetOutput().GetNumberOfPoints())
wedge_rng = vtkMinimalStandardRandomSequence()
wedge_rng.SetSeed(5070)
for i in range(wedge_points.GetNumberOfPoints()):
    wedge_perturbation = [0.0, 0.0, 0.0]
    for j in range(3):
        wedge_rng.Next()
        wedge_perturbation[j] = wedge_rng.GetRangeValue(-0.1, 0.1)
    wedge_current = [0.0, 0.0, 0.0]
    wedge_original_points.GetPoint(i, wedge_current)
    wedge_points.SetPoint(i,
                          wedge_current[0] + wedge_perturbation[0],
                          wedge_current[1] + wedge_perturbation[1],
                          wedge_current[2] + wedge_perturbation[2])
wedge_source.GetOutput().SetPoints(wedge_points)

wedge_num_cells = wedge_source.GetOutput().GetNumberOfCells()
wedge_id_array = vtkIntArray()
wedge_id_array.SetNumberOfTuples(wedge_num_cells)
for i in range(wedge_num_cells):
    wedge_id_array.InsertTuple1(i, i + 1)
wedge_id_array.SetName("Ids")
wedge_source.GetOutput().GetCellData().AddArray(wedge_id_array)
wedge_source.GetOutput().GetCellData().SetActiveScalars("Ids")

wedge_shrink = vtkShrinkFilter()
wedge_shrink.SetInputConnection(wedge_source.GetOutputPort())
wedge_shrink.SetShrinkFactor(0.8)

wedge_tessellator = vtkTessellatorFilter()
wedge_tessellator.SetInputConnection(wedge_shrink.GetOutputPort())
wedge_tessellator.SetMaximumNumberOfSubdivisions(3)

wedge_mapper = vtkDataSetMapper()
wedge_mapper.SetInputConnection(wedge_tessellator.GetOutputPort())
wedge_mapper.SetScalarRange(0, wedge_num_cells + 1)
wedge_mapper.SetScalarModeToUseCellData()
wedge_mapper.SetResolveCoincidentTopologyToPolygonOffset()

wedge_actor = vtkActor()
wedge_actor.SetMapper(wedge_mapper)
wedge_actor.GetProperty().EdgeVisibilityOn()
wedge_actor.RotateX(20.0)
wedge_actor.RotateY(-20.0)

wedge_text_actor = vtkTextActor()
wedge_text_actor.SetInput("Wedge")
wedge_text_actor.GetTextProperty().SetFontSize(16)
wedge_text_actor.GetTextProperty().SetColor(0.98, 0.98, 0.82)
wedge_text_actor.GetTextProperty().SetJustificationToCentered()
wedge_text_actor.GetPositionCoordinate().SetCoordinateSystemToNormalizedViewport()
wedge_text_actor.SetPosition(0.5, 0.01)

# --- Row 3, Col 1: Quadratic Wedge — Source, Filter, Mapper, Actor --------
# Note: tessellation disabled for this cell type
quad_wedge_source = vtkCellTypeSource()
quad_wedge_source.SetCellType(VTK_QUADRATIC_WEDGE)
quad_wedge_source.Update()

quad_wedge_original_points = quad_wedge_source.GetOutput().GetPoints()
quad_wedge_points = vtkPoints()
quad_wedge_points.SetNumberOfPoints(quad_wedge_source.GetOutput().GetNumberOfPoints())
quad_wedge_rng = vtkMinimalStandardRandomSequence()
quad_wedge_rng.SetSeed(5070)
for i in range(quad_wedge_points.GetNumberOfPoints()):
    quad_wedge_perturbation = [0.0, 0.0, 0.0]
    for j in range(3):
        quad_wedge_rng.Next()
        quad_wedge_perturbation[j] = quad_wedge_rng.GetRangeValue(-0.1, 0.1)
    quad_wedge_current = [0.0, 0.0, 0.0]
    quad_wedge_original_points.GetPoint(i, quad_wedge_current)
    quad_wedge_points.SetPoint(i,
                               quad_wedge_current[0] + quad_wedge_perturbation[0],
                               quad_wedge_current[1] + quad_wedge_perturbation[1],
                               quad_wedge_current[2] + quad_wedge_perturbation[2])
quad_wedge_source.GetOutput().SetPoints(quad_wedge_points)

quad_wedge_num_cells = quad_wedge_source.GetOutput().GetNumberOfCells()
quad_wedge_id_array = vtkIntArray()
quad_wedge_id_array.SetNumberOfTuples(quad_wedge_num_cells)
for i in range(quad_wedge_num_cells):
    quad_wedge_id_array.InsertTuple1(i, i + 1)
quad_wedge_id_array.SetName("Ids")
quad_wedge_source.GetOutput().GetCellData().AddArray(quad_wedge_id_array)
quad_wedge_source.GetOutput().GetCellData().SetActiveScalars("Ids")

quad_wedge_shrink = vtkShrinkFilter()
quad_wedge_shrink.SetInputConnection(quad_wedge_source.GetOutputPort())
quad_wedge_shrink.SetShrinkFactor(0.8)

quad_wedge_mapper = vtkDataSetMapper()
quad_wedge_mapper.SetInputConnection(quad_wedge_shrink.GetOutputPort())
quad_wedge_mapper.SetScalarRange(0, quad_wedge_num_cells + 1)
quad_wedge_mapper.SetScalarModeToUseCellData()
quad_wedge_mapper.SetResolveCoincidentTopologyToPolygonOffset()

quad_wedge_actor = vtkActor()
quad_wedge_actor.SetMapper(quad_wedge_mapper)
quad_wedge_actor.GetProperty().EdgeVisibilityOn()
quad_wedge_actor.RotateX(20.0)
quad_wedge_actor.RotateY(-20.0)

quad_wedge_text_actor = vtkTextActor()
quad_wedge_text_actor.SetInput("Quadratic Wedge")
quad_wedge_text_actor.GetTextProperty().SetFontSize(16)
quad_wedge_text_actor.GetTextProperty().SetColor(0.98, 0.98, 0.82)
quad_wedge_text_actor.GetTextProperty().SetJustificationToCentered()
quad_wedge_text_actor.GetPositionCoordinate().SetCoordinateSystemToNormalizedViewport()
quad_wedge_text_actor.SetPosition(0.5, 0.01)

# --- Row 3, Col 2: Pyramid — Source, Filter, Mapper, Actor ----------------
pyramid_source = vtkCellTypeSource()
pyramid_source.SetCellType(VTK_PYRAMID)
pyramid_source.Update()

pyramid_original_points = pyramid_source.GetOutput().GetPoints()
pyramid_points = vtkPoints()
pyramid_points.SetNumberOfPoints(pyramid_source.GetOutput().GetNumberOfPoints())
pyramid_rng = vtkMinimalStandardRandomSequence()
pyramid_rng.SetSeed(5070)
for i in range(pyramid_points.GetNumberOfPoints()):
    pyramid_perturbation = [0.0, 0.0, 0.0]
    for j in range(3):
        pyramid_rng.Next()
        pyramid_perturbation[j] = pyramid_rng.GetRangeValue(-0.1, 0.1)
    pyramid_current = [0.0, 0.0, 0.0]
    pyramid_original_points.GetPoint(i, pyramid_current)
    pyramid_points.SetPoint(i,
                            pyramid_current[0] + pyramid_perturbation[0],
                            pyramid_current[1] + pyramid_perturbation[1],
                            pyramid_current[2] + pyramid_perturbation[2])
pyramid_source.GetOutput().SetPoints(pyramid_points)

pyramid_num_cells = pyramid_source.GetOutput().GetNumberOfCells()
pyramid_id_array = vtkIntArray()
pyramid_id_array.SetNumberOfTuples(pyramid_num_cells)
for i in range(pyramid_num_cells):
    pyramid_id_array.InsertTuple1(i, i + 1)
pyramid_id_array.SetName("Ids")
pyramid_source.GetOutput().GetCellData().AddArray(pyramid_id_array)
pyramid_source.GetOutput().GetCellData().SetActiveScalars("Ids")

pyramid_shrink = vtkShrinkFilter()
pyramid_shrink.SetInputConnection(pyramid_source.GetOutputPort())
pyramid_shrink.SetShrinkFactor(0.8)

pyramid_tessellator = vtkTessellatorFilter()
pyramid_tessellator.SetInputConnection(pyramid_shrink.GetOutputPort())
pyramid_tessellator.SetMaximumNumberOfSubdivisions(3)

pyramid_mapper = vtkDataSetMapper()
pyramid_mapper.SetInputConnection(pyramid_tessellator.GetOutputPort())
pyramid_mapper.SetScalarRange(0, pyramid_num_cells + 1)
pyramid_mapper.SetScalarModeToUseCellData()
pyramid_mapper.SetResolveCoincidentTopologyToPolygonOffset()

pyramid_actor = vtkActor()
pyramid_actor.SetMapper(pyramid_mapper)
pyramid_actor.GetProperty().EdgeVisibilityOn()
pyramid_actor.RotateX(20.0)
pyramid_actor.RotateY(-20.0)

pyramid_text_actor = vtkTextActor()
pyramid_text_actor.SetInput("Pyramid")
pyramid_text_actor.GetTextProperty().SetFontSize(16)
pyramid_text_actor.GetTextProperty().SetColor(0.98, 0.98, 0.82)
pyramid_text_actor.GetTextProperty().SetJustificationToCentered()
pyramid_text_actor.GetPositionCoordinate().SetCoordinateSystemToNormalizedViewport()
pyramid_text_actor.SetPosition(0.5, 0.01)

# --- Row 3, Col 3: Quadratic Pyramid — Source, Filter, Mapper, Actor ------
# Note: tessellation disabled for this cell type
quad_pyramid_source = vtkCellTypeSource()
quad_pyramid_source.SetCellType(VTK_QUADRATIC_PYRAMID)
quad_pyramid_source.Update()

quad_pyramid_original_points = quad_pyramid_source.GetOutput().GetPoints()
quad_pyramid_points = vtkPoints()
quad_pyramid_points.SetNumberOfPoints(quad_pyramid_source.GetOutput().GetNumberOfPoints())
quad_pyramid_rng = vtkMinimalStandardRandomSequence()
quad_pyramid_rng.SetSeed(5070)
for i in range(quad_pyramid_points.GetNumberOfPoints()):
    quad_pyramid_perturbation = [0.0, 0.0, 0.0]
    for j in range(3):
        quad_pyramid_rng.Next()
        quad_pyramid_perturbation[j] = quad_pyramid_rng.GetRangeValue(-0.1, 0.1)
    quad_pyramid_current = [0.0, 0.0, 0.0]
    quad_pyramid_original_points.GetPoint(i, quad_pyramid_current)
    quad_pyramid_points.SetPoint(i,
                                 quad_pyramid_current[0] + quad_pyramid_perturbation[0],
                                 quad_pyramid_current[1] + quad_pyramid_perturbation[1],
                                 quad_pyramid_current[2] + quad_pyramid_perturbation[2])
quad_pyramid_source.GetOutput().SetPoints(quad_pyramid_points)

quad_pyramid_num_cells = quad_pyramid_source.GetOutput().GetNumberOfCells()
quad_pyramid_id_array = vtkIntArray()
quad_pyramid_id_array.SetNumberOfTuples(quad_pyramid_num_cells)
for i in range(quad_pyramid_num_cells):
    quad_pyramid_id_array.InsertTuple1(i, i + 1)
quad_pyramid_id_array.SetName("Ids")
quad_pyramid_source.GetOutput().GetCellData().AddArray(quad_pyramid_id_array)
quad_pyramid_source.GetOutput().GetCellData().SetActiveScalars("Ids")

quad_pyramid_shrink = vtkShrinkFilter()
quad_pyramid_shrink.SetInputConnection(quad_pyramid_source.GetOutputPort())
quad_pyramid_shrink.SetShrinkFactor(0.8)

quad_pyramid_mapper = vtkDataSetMapper()
quad_pyramid_mapper.SetInputConnection(quad_pyramid_shrink.GetOutputPort())
quad_pyramid_mapper.SetScalarRange(0, quad_pyramid_num_cells + 1)
quad_pyramid_mapper.SetScalarModeToUseCellData()
quad_pyramid_mapper.SetResolveCoincidentTopologyToPolygonOffset()

quad_pyramid_actor = vtkActor()
quad_pyramid_actor.SetMapper(quad_pyramid_mapper)
quad_pyramid_actor.GetProperty().EdgeVisibilityOn()
quad_pyramid_actor.RotateX(20.0)
quad_pyramid_actor.RotateY(-20.0)

quad_pyramid_text_actor = vtkTextActor()
quad_pyramid_text_actor.SetInput("Quadratic Pyramid")
quad_pyramid_text_actor.GetTextProperty().SetFontSize(16)
quad_pyramid_text_actor.GetTextProperty().SetColor(0.98, 0.98, 0.82)
quad_pyramid_text_actor.GetTextProperty().SetJustificationToCentered()
quad_pyramid_text_actor.GetPositionCoordinate().SetCoordinateSystemToNormalizedViewport()
quad_pyramid_text_actor.SetPosition(0.5, 0.01)

# --- Renderers: one per viewport ------------------------------------------
line_renderer = vtkRenderer()
line_renderer.AddActor(line_actor)
line_renderer.AddViewProp(line_text_actor)
line_renderer.SetBackground(dark_blue_background_rgb)
line_renderer.SetViewport(0.0, 0.75, 0.25, 1.0)

quad_edge_renderer = vtkRenderer()
quad_edge_renderer.AddActor(quad_edge_actor)
quad_edge_renderer.AddViewProp(quad_edge_text_actor)
quad_edge_renderer.SetBackground(dark_blue_background_rgb)
quad_edge_renderer.SetViewport(0.25, 0.75, 0.5, 1.0)

cubic_line_renderer = vtkRenderer()
cubic_line_renderer.AddActor(cubic_line_actor)
cubic_line_renderer.AddViewProp(cubic_line_text_actor)
cubic_line_renderer.SetBackground(dark_blue_background_rgb)
cubic_line_renderer.SetViewport(0.5, 0.75, 0.75, 1.0)

triangle_renderer = vtkRenderer()
triangle_renderer.AddActor(triangle_actor)
triangle_renderer.AddViewProp(triangle_text_actor)
triangle_renderer.SetBackground(dark_blue_background_rgb)
triangle_renderer.SetViewport(0.0, 0.5, 0.25, 0.75)

quad_tri_renderer = vtkRenderer()
quad_tri_renderer.AddActor(quad_tri_actor)
quad_tri_renderer.AddViewProp(quad_tri_text_actor)
quad_tri_renderer.SetBackground(dark_blue_background_rgb)
quad_tri_renderer.SetViewport(0.25, 0.5, 0.5, 0.75)

quad_renderer = vtkRenderer()
quad_renderer.AddActor(quad_actor)
quad_renderer.AddViewProp(quad_text_actor)
quad_renderer.SetBackground(dark_blue_background_rgb)
quad_renderer.SetViewport(0.5, 0.5, 0.75, 0.75)

quad_quad_renderer = vtkRenderer()
quad_quad_renderer.AddActor(quad_quad_actor)
quad_quad_renderer.AddViewProp(quad_quad_text_actor)
quad_quad_renderer.SetBackground(dark_blue_background_rgb)
quad_quad_renderer.SetViewport(0.75, 0.5, 1.0, 0.75)

tetra_renderer = vtkRenderer()
tetra_renderer.AddActor(tetra_actor)
tetra_renderer.AddViewProp(tetra_text_actor)
tetra_renderer.SetBackground(dark_blue_background_rgb)
tetra_renderer.SetViewport(0.0, 0.25, 0.25, 0.5)

quad_tetra_renderer = vtkRenderer()
quad_tetra_renderer.AddActor(quad_tetra_actor)
quad_tetra_renderer.AddViewProp(quad_tetra_text_actor)
quad_tetra_renderer.SetBackground(dark_blue_background_rgb)
quad_tetra_renderer.SetViewport(0.25, 0.25, 0.5, 0.5)

hex_renderer = vtkRenderer()
hex_renderer.AddActor(hex_actor)
hex_renderer.AddViewProp(hex_text_actor)
hex_renderer.SetBackground(dark_blue_background_rgb)
hex_renderer.SetViewport(0.5, 0.25, 0.75, 0.5)

quad_hex_renderer = vtkRenderer()
quad_hex_renderer.AddActor(quad_hex_actor)
quad_hex_renderer.AddViewProp(quad_hex_text_actor)
quad_hex_renderer.SetBackground(dark_blue_background_rgb)
quad_hex_renderer.SetViewport(0.75, 0.25, 1.0, 0.5)

wedge_renderer = vtkRenderer()
wedge_renderer.AddActor(wedge_actor)
wedge_renderer.AddViewProp(wedge_text_actor)
wedge_renderer.SetBackground(dark_blue_background_rgb)
wedge_renderer.SetViewport(0.0, 0.0, 0.25, 0.25)

quad_wedge_renderer = vtkRenderer()
quad_wedge_renderer.AddActor(quad_wedge_actor)
quad_wedge_renderer.AddViewProp(quad_wedge_text_actor)
quad_wedge_renderer.SetBackground(dark_blue_background_rgb)
quad_wedge_renderer.SetViewport(0.25, 0.0, 0.5, 0.25)

pyramid_renderer = vtkRenderer()
pyramid_renderer.AddActor(pyramid_actor)
pyramid_renderer.AddViewProp(pyramid_text_actor)
pyramid_renderer.SetBackground(dark_blue_background_rgb)
pyramid_renderer.SetViewport(0.5, 0.0, 0.75, 0.25)

quad_pyramid_renderer = vtkRenderer()
quad_pyramid_renderer.AddActor(quad_pyramid_actor)
quad_pyramid_renderer.AddViewProp(quad_pyramid_text_actor)
quad_pyramid_renderer.SetBackground(dark_blue_background_rgb)
quad_pyramid_renderer.SetViewport(0.75, 0.0, 1.0, 0.25)

empty_renderer = vtkRenderer()
empty_renderer.SetBackground(dark_blue_background_rgb)
empty_renderer.SetViewport(0.75, 0.75, 1.0, 1.0)

# Render window: display the rendered scene
render_window = vtkRenderWindow()
render_window.AddRenderer(line_renderer)
render_window.AddRenderer(quad_edge_renderer)
render_window.AddRenderer(cubic_line_renderer)
render_window.AddRenderer(triangle_renderer)
render_window.AddRenderer(quad_tri_renderer)
render_window.AddRenderer(quad_renderer)
render_window.AddRenderer(quad_quad_renderer)
render_window.AddRenderer(tetra_renderer)
render_window.AddRenderer(quad_tetra_renderer)
render_window.AddRenderer(hex_renderer)
render_window.AddRenderer(quad_hex_renderer)
render_window.AddRenderer(wedge_renderer)
render_window.AddRenderer(quad_wedge_renderer)
render_window.AddRenderer(pyramid_renderer)
render_window.AddRenderer(quad_pyramid_renderer)
render_window.AddRenderer(empty_renderer)
render_window.SetWindowName("celltype demo")
render_window.SetMultiSamples(0)
render_window.SetSize(1200, 900)

# Interactor: handle mouse and keyboard events
render_window_interactor = vtkRenderWindowInteractor()
render_window_interactor.SetRenderWindow(render_window)

# Scene: configure cameras for each viewport
line_renderer.ResetCamera()
line_renderer.GetActiveCamera().Zoom(1.3)
quad_edge_renderer.ResetCamera()
quad_edge_renderer.GetActiveCamera().Zoom(1.3)
cubic_line_renderer.ResetCamera()
cubic_line_renderer.GetActiveCamera().Zoom(1.3)
triangle_renderer.ResetCamera()
triangle_renderer.GetActiveCamera().Zoom(1.3)
quad_tri_renderer.ResetCamera()
quad_tri_renderer.GetActiveCamera().Zoom(1.3)
quad_renderer.ResetCamera()
quad_renderer.GetActiveCamera().Zoom(1.3)
quad_quad_renderer.ResetCamera()
quad_quad_renderer.GetActiveCamera().Zoom(1.3)
tetra_renderer.ResetCamera()
tetra_renderer.GetActiveCamera().Zoom(1.3)
quad_tetra_renderer.ResetCamera()
quad_tetra_renderer.GetActiveCamera().Zoom(1.3)
hex_renderer.ResetCamera()
hex_renderer.GetActiveCamera().Zoom(1.3)
quad_hex_renderer.ResetCamera()
quad_hex_renderer.GetActiveCamera().Zoom(1.3)
wedge_renderer.ResetCamera()
wedge_renderer.GetActiveCamera().Zoom(1.3)
quad_wedge_renderer.ResetCamera()
quad_wedge_renderer.GetActiveCamera().Zoom(1.3)
pyramid_renderer.ResetCamera()
pyramid_renderer.GetActiveCamera().Zoom(1.3)
quad_pyramid_renderer.ResetCamera()
quad_pyramid_renderer.GetActiveCamera().Zoom(1.3)

# Start: launch the interactive visualization
render_window_interactor.Initialize()
render_window_interactor.Start()
